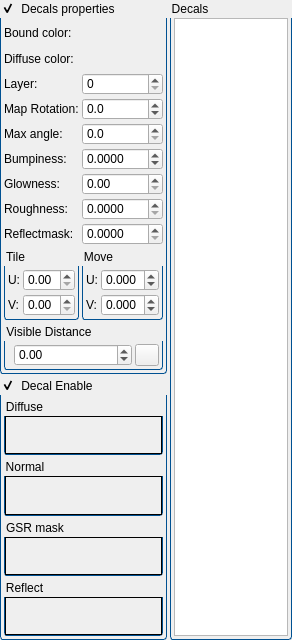
<?xml version="1.0" encoding="UTF-8"?>
<ui version="4.0">
 <class>DecalProperty</class>
 <widget class="QWidget" name="DecalProperty">
  <property name="geometry">
   <rect>
    <x>0</x>
    <y>0</y>
    <width>292</width>
    <height>640</height>
   </rect>
  </property>
  <property name="windowTitle">
   <string>Form</string>
  </property>
  <property name="styleSheet">
   <string notr="true">QGroupBox
{
	background-color:transparent;
    border-bottom-left-radius: 3px;
    border-bottom-right-radius: 3px;
    border: 1px solid #005192;
    border-top: none;
    margin-top: 18px;
}
 
QGroupBox::title
{
	subcontrol-origin: margin;	
    background:url(:/assets/subWindowBackground);
    border-top-left-radius: 3px;
    border-top-right-radius: 3px;
    border: 1px solid #005192;
    border-bottom: none;
   background-color: qlineargradient(x1: 0, y1: 0, x2: 0, y2: 1, stop: 0 #005192, stop: 1 #002f60);
    padding: 2 5000 2 2; /* some large value, as QGrouBox actual width is not known */
    color: white; 
}
</string>
  </property>
  <layout class="QHBoxLayout" name="horizontalLayout">
   <property name="spacing">
    <number>0</number>
   </property>
   <property name="leftMargin">
    <number>0</number>
   </property>
   <property name="topMargin">
    <number>0</number>
   </property>
   <property name="rightMargin">
    <number>0</number>
   </property>
   <property name="bottomMargin">
    <number>0</number>
   </property>
   <item>
    <widget class="ScrollArea" name="scrollArea">
     <property name="frameShape">
      <enum>QFrame::NoFrame</enum>
     </property>
     <property name="widgetResizable">
      <bool>true</bool>
     </property>
     <widget class="QWidget" name="scrollAreaWidgetContents">
      <property name="geometry">
       <rect>
        <x>0</x>
        <y>0</y>
        <width>292</width>
        <height>640</height>
       </rect>
      </property>
      <layout class="QGridLayout" name="gridLayout_7">
       <property name="leftMargin">
        <number>0</number>
       </property>
       <property name="topMargin">
        <number>0</number>
       </property>
       <property name="rightMargin">
        <number>0</number>
       </property>
       <property name="bottomMargin">
        <number>0</number>
       </property>
       <property name="spacing">
        <number>3</number>
       </property>
       <item row="0" column="0">
        <widget class="GroupBox" name="DecalEnable">
         <property name="sizePolicy">
          <sizepolicy hsizetype="Preferred" vsizetype="Fixed">
           <horstretch>0</horstretch>
           <verstretch>0</verstretch>
          </sizepolicy>
         </property>
         <property name="title">
          <string>Decals properties</string>
         </property>
         <property name="flat">
          <bool>true</bool>
         </property>
         <property name="checkable">
          <bool>true</bool>
         </property>
         <layout class="QGridLayout" name="gridLayout">
          <property name="leftMargin">
           <number>3</number>
          </property>
          <property name="topMargin">
           <number>3</number>
          </property>
          <property name="rightMargin">
           <number>3</number>
          </property>
          <property name="bottomMargin">
           <number>3</number>
          </property>
          <property name="spacing">
           <number>3</number>
          </property>
          <item row="3" column="1">
           <widget class="DoubleSpinBox" name="Layer">
            <property name="sizePolicy">
             <sizepolicy hsizetype="Ignored" vsizetype="Fixed">
              <horstretch>0</horstretch>
              <verstretch>0</verstretch>
             </sizepolicy>
            </property>
            <property name="decimals">
             <number>0</number>
            </property>
            <property name="maximum">
             <double>2048.000000000000000</double>
            </property>
            <property name="singleStep">
             <double>1.000000000000000</double>
            </property>
           </widget>
          </item>
          <item row="3" column="0">
           <widget class="QLabel" name="label_157">
            <property name="sizePolicy">
             <sizepolicy hsizetype="Fixed" vsizetype="Preferred">
              <horstretch>0</horstretch>
              <verstretch>0</verstretch>
             </sizepolicy>
            </property>
            <property name="text">
             <string>Layer:</string>
            </property>
           </widget>
          </item>
          <item row="0" column="1">
           <widget class="ColorSelector" name="BoundColor">
            <property name="sizePolicy">
             <sizepolicy hsizetype="Minimum" vsizetype="Preferred">
              <horstretch>0</horstretch>
              <verstretch>0</verstretch>
             </sizepolicy>
            </property>
            <property name="minimumSize">
             <size>
              <width>0</width>
              <height>23</height>
             </size>
            </property>
            <property name="color" stdset="0">
             <color>
              <red>255</red>
              <green>255</green>
              <blue>0</blue>
             </color>
            </property>
           </widget>
          </item>
          <item row="0" column="0">
           <widget class="QLabel" name="label_158">
            <property name="sizePolicy">
             <sizepolicy hsizetype="Fixed" vsizetype="Preferred">
              <horstretch>0</horstretch>
              <verstretch>0</verstretch>
             </sizepolicy>
            </property>
            <property name="text">
             <string>Bound color:</string>
            </property>
           </widget>
          </item>
          <item row="4" column="0">
           <widget class="QLabel" name="label">
            <property name="sizePolicy">
             <sizepolicy hsizetype="Fixed" vsizetype="Preferred">
              <horstretch>0</horstretch>
              <verstretch>0</verstretch>
             </sizepolicy>
            </property>
            <property name="text">
             <string>Map Rotation:</string>
            </property>
           </widget>
          </item>
          <item row="8" column="0">
           <widget class="QLabel" name="label_5">
            <property name="sizePolicy">
             <sizepolicy hsizetype="Fixed" vsizetype="Preferred">
              <horstretch>0</horstretch>
              <verstretch>0</verstretch>
             </sizepolicy>
            </property>
            <property name="text">
             <string>Glowness:</string>
            </property>
           </widget>
          </item>
          <item row="7" column="0">
           <widget class="QLabel" name="label_3">
            <property name="sizePolicy">
             <sizepolicy hsizetype="Fixed" vsizetype="Preferred">
              <horstretch>0</horstretch>
              <verstretch>0</verstretch>
             </sizepolicy>
            </property>
            <property name="text">
             <string>Bumpiness:</string>
            </property>
           </widget>
          </item>
          <item row="7" column="1">
           <widget class="DoubleSpinBox" name="Bumpiness">
            <property name="decimals">
             <number>4</number>
            </property>
            <property name="minimum">
             <double>-100.000000000000000</double>
            </property>
            <property name="maximum">
             <double>100.000000000000000</double>
            </property>
            <property name="singleStep">
             <double>0.000100000000000</double>
            </property>
           </widget>
          </item>
          <item row="10" column="1">
           <widget class="DoubleSpinBox" name="Reflectmask">
            <property name="decimals">
             <number>4</number>
            </property>
            <property name="minimum">
             <double>0.000000000000000</double>
            </property>
            <property name="maximum">
             <double>1.000000000000000</double>
            </property>
            <property name="singleStep">
             <double>0.000100000000000</double>
            </property>
           </widget>
          </item>
          <item row="10" column="0">
           <widget class="QLabel" name="label_4">
            <property name="sizePolicy">
             <sizepolicy hsizetype="Fixed" vsizetype="Preferred">
              <horstretch>0</horstretch>
              <verstretch>0</verstretch>
             </sizepolicy>
            </property>
            <property name="text">
             <string>Reflectmask:</string>
            </property>
           </widget>
          </item>
          <item row="8" column="1">
           <widget class="DoubleSpinBox" name="Glowness">
            <property name="decimals">
             <number>2</number>
            </property>
            <property name="minimum">
             <double>0.000000000000000</double>
            </property>
            <property name="maximum">
             <double>100.000000000000000</double>
            </property>
            <property name="singleStep">
             <double>0.010000000000000</double>
            </property>
           </widget>
          </item>
          <item row="9" column="0">
           <widget class="QLabel" name="label_2">
            <property name="sizePolicy">
             <sizepolicy hsizetype="Fixed" vsizetype="Preferred">
              <horstretch>0</horstretch>
              <verstretch>0</verstretch>
             </sizepolicy>
            </property>
            <property name="text">
             <string>Roughness:</string>
            </property>
           </widget>
          </item>
          <item row="9" column="1">
           <widget class="DoubleSpinBox" name="Roughness">
            <property name="decimals">
             <number>4</number>
            </property>
            <property name="minimum">
             <double>0.000000000000000</double>
            </property>
            <property name="maximum">
             <double>1.000000000000000</double>
            </property>
            <property name="singleStep">
             <double>0.000100000000000</double>
            </property>
           </widget>
          </item>
          <item row="4" column="1">
           <widget class="DoubleSpinBox" name="MapRotation">
            <property name="decimals">
             <number>1</number>
            </property>
            <property name="minimum">
             <double>-360.000000000000000</double>
            </property>
            <property name="maximum">
             <double>360.000000000000000</double>
            </property>
            <property name="singleStep">
             <double>0.100000000000000</double>
            </property>
           </widget>
          </item>
          <item row="11" column="0">
           <widget class="GroupBox" name="groupBox_7">
            <property name="sizePolicy">
             <sizepolicy hsizetype="Preferred" vsizetype="Fixed">
              <horstretch>0</horstretch>
              <verstretch>0</verstretch>
             </sizepolicy>
            </property>
            <property name="title">
             <string>Tile</string>
            </property>
            <layout class="QGridLayout" name="gridLayout_9">
             <property name="leftMargin">
              <number>3</number>
             </property>
             <property name="topMargin">
              <number>3</number>
             </property>
             <property name="rightMargin">
              <number>3</number>
             </property>
             <property name="bottomMargin">
              <number>3</number>
             </property>
             <property name="spacing">
              <number>3</number>
             </property>
             <item row="0" column="0">
              <widget class="QLabel" name="label_160">
               <property name="sizePolicy">
                <sizepolicy hsizetype="Fixed" vsizetype="Preferred">
                 <horstretch>0</horstretch>
                 <verstretch>0</verstretch>
                </sizepolicy>
               </property>
               <property name="text">
                <string>U:</string>
               </property>
              </widget>
             </item>
             <item row="0" column="1">
              <widget class="DoubleSpinBox" name="UTile">
               <property name="sizePolicy">
                <sizepolicy hsizetype="Ignored" vsizetype="Fixed">
                 <horstretch>0</horstretch>
                 <verstretch>0</verstretch>
                </sizepolicy>
               </property>
               <property name="decimals">
                <number>2</number>
               </property>
               <property name="minimum">
                <double>0.000000000000000</double>
               </property>
               <property name="maximum">
                <double>1000.000000000000000</double>
               </property>
               <property name="singleStep">
                <double>0.010000000000000</double>
               </property>
               <property name="value">
                <double>0.000000000000000</double>
               </property>
              </widget>
             </item>
             <item row="1" column="0">
              <widget class="QLabel" name="label_161">
               <property name="sizePolicy">
                <sizepolicy hsizetype="Fixed" vsizetype="Preferred">
                 <horstretch>0</horstretch>
                 <verstretch>0</verstretch>
                </sizepolicy>
               </property>
               <property name="text">
                <string>V:</string>
               </property>
              </widget>
             </item>
             <item row="1" column="1">
              <widget class="DoubleSpinBox" name="VTile">
               <property name="sizePolicy">
                <sizepolicy hsizetype="Ignored" vsizetype="Fixed">
                 <horstretch>0</horstretch>
                 <verstretch>0</verstretch>
                </sizepolicy>
               </property>
               <property name="decimals">
                <number>2</number>
               </property>
               <property name="minimum">
                <double>0.000000000000000</double>
               </property>
               <property name="maximum">
                <double>1000.000000000000000</double>
               </property>
               <property name="singleStep">
                <double>0.010000000000000</double>
               </property>
               <property name="value">
                <double>0.000000000000000</double>
               </property>
              </widget>
             </item>
            </layout>
           </widget>
          </item>
          <item row="11" column="1">
           <widget class="GroupBox" name="groupBox_8">
            <property name="sizePolicy">
             <sizepolicy hsizetype="Preferred" vsizetype="Fixed">
              <horstretch>0</horstretch>
              <verstretch>0</verstretch>
             </sizepolicy>
            </property>
            <property name="title">
             <string>Move</string>
            </property>
            <layout class="QGridLayout" name="gridLayout_8">
             <property name="leftMargin">
              <number>3</number>
             </property>
             <property name="topMargin">
              <number>3</number>
             </property>
             <property name="rightMargin">
              <number>3</number>
             </property>
             <property name="bottomMargin">
              <number>3</number>
             </property>
             <property name="spacing">
              <number>3</number>
             </property>
             <item row="0" column="0">
              <widget class="QLabel" name="label_162">
               <property name="sizePolicy">
                <sizepolicy hsizetype="Fixed" vsizetype="Preferred">
                 <horstretch>0</horstretch>
                 <verstretch>0</verstretch>
                </sizepolicy>
               </property>
               <property name="text">
                <string>U:</string>
               </property>
              </widget>
             </item>
             <item row="0" column="1">
              <widget class="DoubleSpinBox" name="UMove">
               <property name="sizePolicy">
                <sizepolicy hsizetype="Ignored" vsizetype="Fixed">
                 <horstretch>0</horstretch>
                 <verstretch>0</verstretch>
                </sizepolicy>
               </property>
               <property name="minimumSize">
                <size>
                 <width>50</width>
                 <height>0</height>
                </size>
               </property>
               <property name="decimals">
                <number>3</number>
               </property>
               <property name="minimum">
                <double>-100.000000000000000</double>
               </property>
               <property name="maximum">
                <double>100.000000000000000</double>
               </property>
               <property name="singleStep">
                <double>0.001000000000000</double>
               </property>
               <property name="value">
                <double>0.000000000000000</double>
               </property>
              </widget>
             </item>
             <item row="1" column="0">
              <widget class="QLabel" name="label_163">
               <property name="sizePolicy">
                <sizepolicy hsizetype="Fixed" vsizetype="Preferred">
                 <horstretch>0</horstretch>
                 <verstretch>0</verstretch>
                </sizepolicy>
               </property>
               <property name="text">
                <string>V:</string>
               </property>
              </widget>
             </item>
             <item row="1" column="1">
              <widget class="DoubleSpinBox" name="VMove">
               <property name="sizePolicy">
                <sizepolicy hsizetype="Ignored" vsizetype="Fixed">
                 <horstretch>0</horstretch>
                 <verstretch>0</verstretch>
                </sizepolicy>
               </property>
               <property name="decimals">
                <number>3</number>
               </property>
               <property name="minimum">
                <double>-100.000000000000000</double>
               </property>
               <property name="maximum">
                <double>100.000000000000000</double>
               </property>
               <property name="singleStep">
                <double>0.001000000000000</double>
               </property>
               <property name="value">
                <double>0.000000000000000</double>
               </property>
              </widget>
             </item>
            </layout>
           </widget>
          </item>
          <item row="12" column="0" colspan="2">
           <widget class="GroupBox" name="groupBox_3">
            <property name="title">
             <string>Visible Distance</string>
            </property>
            <layout class="QGridLayout" name="gridLayout_10" rowstretch="0">
             <property name="topMargin">
              <number>3</number>
             </property>
             <property name="rightMargin">
              <number>3</number>
             </property>
             <property name="bottomMargin">
              <number>3</number>
             </property>
             <property name="spacing">
              <number>3</number>
             </property>
             <item row="0" column="0">
              <widget class="DoubleSpinBox" name="VisibleDistance">
               <property name="sizePolicy">
                <sizepolicy hsizetype="Ignored" vsizetype="Fixed">
                 <horstretch>0</horstretch>
                 <verstretch>0</verstretch>
                </sizepolicy>
               </property>
               <property name="decimals">
                <number>2</number>
               </property>
               <property name="minimum">
                <double>-1000000.000000000000000</double>
               </property>
               <property name="maximum">
                <double>1000000.000000000000000</double>
               </property>
               <property name="singleStep">
                <double>0.010000000000000</double>
               </property>
               <property name="value">
                <double>0.000000000000000</double>
               </property>
              </widget>
             </item>
             <item row="0" column="1">
              <widget class="QPushButton" name="VisibleDistanceFromCamera">
               <property name="enabled">
                <bool>true</bool>
               </property>
               <property name="maximumSize">
                <size>
                 <width>24</width>
                 <height>24</height>
                </size>
               </property>
               <property name="toolTip">
                <string>Distance From Camera</string>
               </property>
               <property name="text">
                <string/>
               </property>
               <property name="icon">
                <iconset resource="geditor.qrc">
                 <normaloff>:/Resources/MetroStyle/camcoder_pro.png</normaloff>:/Resources/MetroStyle/camcoder_pro.png</iconset>
               </property>
              </widget>
             </item>
            </layout>
           </widget>
          </item>
          <item row="6" column="0">
           <widget class="QLabel" name="label_6">
            <property name="sizePolicy">
             <sizepolicy hsizetype="Fixed" vsizetype="Preferred">
              <horstretch>0</horstretch>
              <verstretch>0</verstretch>
             </sizepolicy>
            </property>
            <property name="text">
             <string>Max angle:</string>
            </property>
           </widget>
          </item>
          <item row="6" column="1">
           <widget class="DoubleSpinBox" name="MaxAngle">
            <property name="decimals">
             <number>1</number>
            </property>
            <property name="minimum">
             <double>0.000000000000000</double>
            </property>
            <property name="maximum">
             <double>190.000000000000000</double>
            </property>
            <property name="singleStep">
             <double>0.100000000000000</double>
            </property>
           </widget>
          </item>
          <item row="1" column="0">
           <widget class="QLabel" name="label_159">
            <property name="sizePolicy">
             <sizepolicy hsizetype="Fixed" vsizetype="Preferred">
              <horstretch>0</horstretch>
              <verstretch>0</verstretch>
             </sizepolicy>
            </property>
            <property name="text">
             <string>Diffuse color:</string>
            </property>
           </widget>
          </item>
          <item row="1" column="1">
           <widget class="ColorSelector" name="DiffuseColor">
            <property name="sizePolicy">
             <sizepolicy hsizetype="Minimum" vsizetype="Preferred">
              <horstretch>0</horstretch>
              <verstretch>0</verstretch>
             </sizepolicy>
            </property>
            <property name="minimumSize">
             <size>
              <width>0</width>
              <height>23</height>
             </size>
            </property>
            <property name="color" stdset="0">
             <color>
              <red>255</red>
              <green>255</green>
              <blue>0</blue>
             </color>
            </property>
           </widget>
          </item>
         </layout>
        </widget>
       </item>
       <item row="0" column="1" rowspan="2">
        <widget class="GroupBox" name="groupBox">
         <property name="title">
          <string>Decals</string>
         </property>
         <property name="flat">
          <bool>true</bool>
         </property>
         <layout class="QGridLayout" name="gridLayout_11">
          <property name="leftMargin">
           <number>3</number>
          </property>
          <property name="topMargin">
           <number>0</number>
          </property>
          <property name="rightMargin">
           <number>3</number>
          </property>
          <property name="bottomMargin">
           <number>3</number>
          </property>
          <property name="spacing">
           <number>0</number>
          </property>
          <item row="0" column="0">
           <layout class="QHBoxLayout" name="ToolBarLayout"/>
          </item>
          <item row="1" column="0">
           <widget class="ListWidget" name="DecalList">
            <property name="minimumSize">
             <size>
              <width>101</width>
              <height>111</height>
             </size>
            </property>
            <property name="contextMenuPolicy">
             <enum>Qt::CustomContextMenu</enum>
            </property>
            <property name="editTriggers">
             <set>QAbstractItemView::AllEditTriggers</set>
            </property>
            <property name="alternatingRowColors">
             <bool>true</bool>
            </property>
           </widget>
          </item>
         </layout>
        </widget>
       </item>
       <item row="1" column="0">
        <widget class="GroupBox" name="Enable">
         <property name="title">
          <string>Decal Enable</string>
         </property>
         <property name="checkable">
          <bool>true</bool>
         </property>
         <layout class="QGridLayout" name="gridLayout_6">
          <property name="leftMargin">
           <number>3</number>
          </property>
          <property name="topMargin">
           <number>3</number>
          </property>
          <property name="rightMargin">
           <number>3</number>
          </property>
          <property name="bottomMargin">
           <number>3</number>
          </property>
          <property name="spacing">
           <number>3</number>
          </property>
          <item row="0" column="0">
           <widget class="GroupBox" name="groupBox_2">
            <property name="title">
             <string>Diffuse</string>
            </property>
            <layout class="QGridLayout" name="gridLayout_2">
             <property name="leftMargin">
              <number>0</number>
             </property>
             <property name="topMargin">
              <number>0</number>
             </property>
             <property name="rightMargin">
              <number>0</number>
             </property>
             <property name="bottomMargin">
              <number>0</number>
             </property>
             <property name="spacing">
              <number>0</number>
             </property>
             <item row="0" column="0">
              <widget class="PictureBox" name="DiffuseMap">
               <property name="sizePolicy">
                <sizepolicy hsizetype="Ignored" vsizetype="Ignored">
                 <horstretch>0</horstretch>
                 <verstretch>0</verstretch>
                </sizepolicy>
               </property>
               <property name="acceptDrops">
                <bool>true</bool>
               </property>
               <property name="frameShape">
                <enum>QFrame::Box</enum>
               </property>
               <property name="scaledContents">
                <bool>true</bool>
               </property>
               <property name="filter">
                <string>Texture files(*.dds)</string>
               </property>
              </widget>
             </item>
            </layout>
           </widget>
          </item>
          <item row="1" column="0">
           <widget class="GroupBox" name="groupBox_4">
            <property name="title">
             <string>Normal</string>
            </property>
            <layout class="QGridLayout" name="gridLayout_3">
             <property name="leftMargin">
              <number>0</number>
             </property>
             <property name="topMargin">
              <number>0</number>
             </property>
             <property name="rightMargin">
              <number>0</number>
             </property>
             <property name="bottomMargin">
              <number>0</number>
             </property>
             <property name="spacing">
              <number>0</number>
             </property>
             <item row="0" column="0">
              <widget class="PictureBox" name="NormalMap">
               <property name="sizePolicy">
                <sizepolicy hsizetype="Ignored" vsizetype="Ignored">
                 <horstretch>0</horstretch>
                 <verstretch>0</verstretch>
                </sizepolicy>
               </property>
               <property name="maximumSize">
                <size>
                 <width>16777215</width>
                 <height>128</height>
                </size>
               </property>
               <property name="acceptDrops">
                <bool>true</bool>
               </property>
               <property name="frameShape">
                <enum>QFrame::Box</enum>
               </property>
               <property name="scaledContents">
                <bool>true</bool>
               </property>
               <property name="filter">
                <string>Texture files(*.dds)</string>
               </property>
              </widget>
             </item>
            </layout>
           </widget>
          </item>
          <item row="2" column="0">
           <widget class="GroupBox" name="groupBox_5">
            <property name="title">
             <string>GSR mask</string>
            </property>
            <layout class="QGridLayout" name="gridLayout_4">
             <property name="leftMargin">
              <number>0</number>
             </property>
             <property name="topMargin">
              <number>0</number>
             </property>
             <property name="rightMargin">
              <number>0</number>
             </property>
             <property name="bottomMargin">
              <number>0</number>
             </property>
             <property name="spacing">
              <number>0</number>
             </property>
             <item row="1" column="0">
              <widget class="PictureBox" name="GlowSpecularReflectMap">
               <property name="sizePolicy">
                <sizepolicy hsizetype="Ignored" vsizetype="Ignored">
                 <horstretch>0</horstretch>
                 <verstretch>0</verstretch>
                </sizepolicy>
               </property>
               <property name="maximumSize">
                <size>
                 <width>16777215</width>
                 <height>128</height>
                </size>
               </property>
               <property name="acceptDrops">
                <bool>true</bool>
               </property>
               <property name="frameShape">
                <enum>QFrame::Box</enum>
               </property>
               <property name="scaledContents">
                <bool>true</bool>
               </property>
               <property name="filter">
                <string>Texture files(*.dds)</string>
               </property>
              </widget>
             </item>
            </layout>
           </widget>
          </item>
          <item row="3" column="0">
           <widget class="GroupBox" name="groupBox_6">
            <property name="title">
             <string>Reflect</string>
            </property>
            <layout class="QGridLayout" name="gridLayout_5">
             <property name="leftMargin">
              <number>0</number>
             </property>
             <property name="topMargin">
              <number>0</number>
             </property>
             <property name="rightMargin">
              <number>0</number>
             </property>
             <property name="bottomMargin">
              <number>0</number>
             </property>
             <property name="spacing">
              <number>0</number>
             </property>
             <item row="0" column="0">
              <widget class="PictureBox" name="ReflectMap">
               <property name="sizePolicy">
                <sizepolicy hsizetype="Ignored" vsizetype="Ignored">
                 <horstretch>0</horstretch>
                 <verstretch>0</verstretch>
                </sizepolicy>
               </property>
               <property name="maximumSize">
                <size>
                 <width>16777215</width>
                 <height>128</height>
                </size>
               </property>
               <property name="acceptDrops">
                <bool>true</bool>
               </property>
               <property name="frameShape">
                <enum>QFrame::Box</enum>
               </property>
               <property name="scaledContents">
                <bool>true</bool>
               </property>
               <property name="filter">
                <string>Texture files(*.dds)</string>
               </property>
              </widget>
             </item>
            </layout>
           </widget>
          </item>
         </layout>
        </widget>
       </item>
      </layout>
     </widget>
    </widget>
   </item>
  </layout>
  <action name="DecalAdd">
   <property name="icon">
    <iconset resource="geditor.qrc">
     <normaloff>:/Resources/MetroStyle/plus.png</normaloff>:/Resources/MetroStyle/plus.png</iconset>
   </property>
   <property name="text">
    <string>Add</string>
   </property>
  </action>
  <action name="DecalRemove">
   <property name="icon">
    <iconset resource="geditor.qrc">
     <normaloff>:/Resources/MetroStyle/minus.png</normaloff>:/Resources/MetroStyle/minus.png</iconset>
   </property>
   <property name="text">
    <string>Remove</string>
   </property>
   <property name="toolTip">
    <string>Remove</string>
   </property>
  </action>
  <action name="DecalRename">
   <property name="icon">
    <iconset resource="geditor.qrc">
     <normaloff>:/Resources/MetroStyle/rename-26.png</normaloff>:/Resources/MetroStyle/rename-26.png</iconset>
   </property>
   <property name="text">
    <string>Rename</string>
   </property>
   <property name="toolTip">
    <string>Rename</string>
   </property>
  </action>
  <action name="DecalDuplicate">
   <property name="icon">
    <iconset resource="geditor.qrc">
     <normaloff>:/Resources/MetroStyle/clone-24.png</normaloff>:/Resources/MetroStyle/clone-24.png</iconset>
   </property>
   <property name="text">
    <string>Duplicate</string>
   </property>
   <property name="toolTip">
    <string>Duplicate</string>
   </property>
  </action>
  <action name="DecalCopy">
   <property name="icon">
    <iconset resource="geditor.qrc">
     <normaloff>:/Resources/MetroStyle/copy.png</normaloff>:/Resources/MetroStyle/copy.png</iconset>
   </property>
   <property name="text">
    <string>Copy</string>
   </property>
   <property name="toolTip">
    <string>Copy</string>
   </property>
  </action>
  <action name="DecalPaste">
   <property name="icon">
    <iconset resource="geditor.qrc">
     <normaloff>:/Resources/MetroStyle/cllipboard.png</normaloff>:/Resources/MetroStyle/cllipboard.png</iconset>
   </property>
   <property name="text">
    <string>Paste</string>
   </property>
   <property name="toolTip">
    <string>Paste</string>
   </property>
  </action>
 </widget>
 <customwidgets>
  <customwidget>
   <class>PictureBox</class>
   <extends>QLabel</extends>
   <header>PictureBox.h</header>
  </customwidget>
  <customwidget>
   <class>DoubleSpinBox</class>
   <extends>QDoubleSpinBox</extends>
   <header>DoubleSpinBox.h</header>
  </customwidget>
  <customwidget>
   <class>ScrollArea</class>
   <extends>QScrollArea</extends>
   <header>ScrollArea.h</header>
   <container>1</container>
  </customwidget>
  <customwidget>
   <class>ColorPreview</class>
   <extends>QWidget</extends>
   <header>ColorPreview.h</header>
  </customwidget>
  <customwidget>
   <class>ColorSelector</class>
   <extends>ColorPreview</extends>
   <header>ColorSelector.h</header>
  </customwidget>
  <customwidget>
   <class>GroupBox</class>
   <extends>QGroupBox</extends>
   <header>GroupBox.h</header>
   <container>1</container>
  </customwidget>
  <customwidget>
   <class>ListWidget</class>
   <extends>QListWidget</extends>
   <header>ListWidget.h</header>
  </customwidget>
 </customwidgets>
 <resources>
  <include location="geditor.qrc"/>
 </resources>
 <connections/>
</ui>
